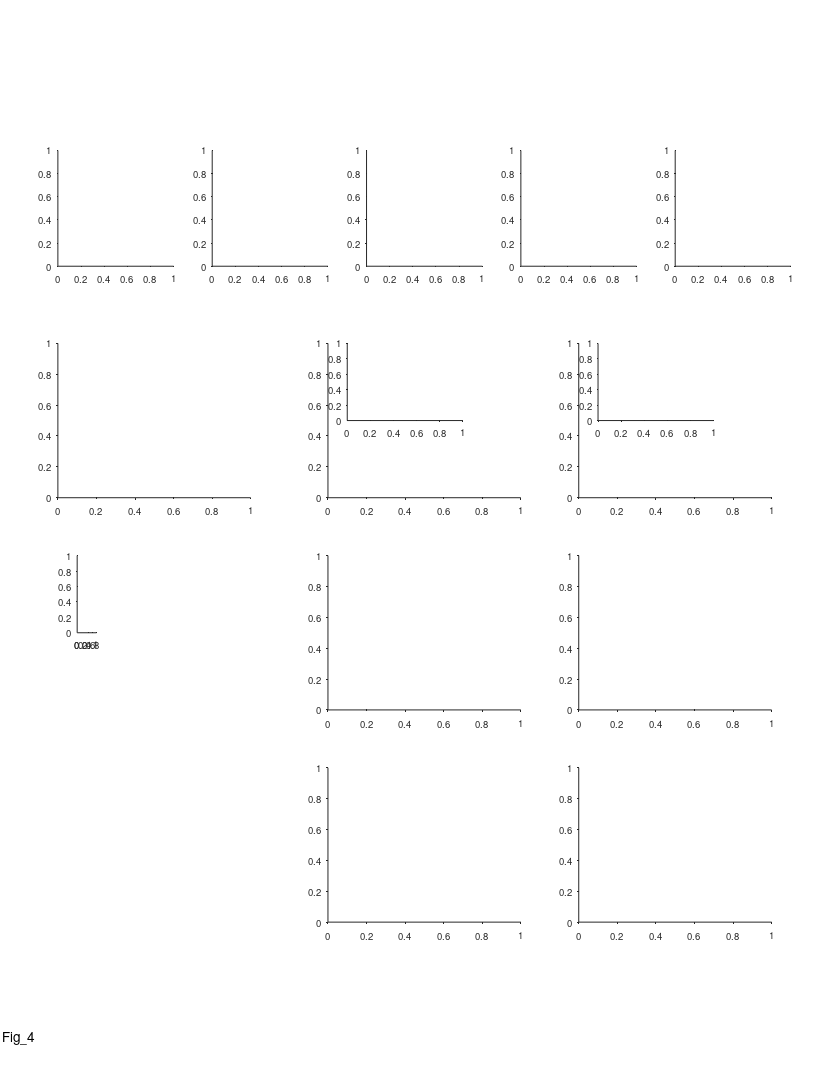

Write the MATLAB code that produced this figure. (Note: this script raises an error after producing the figure.)
%% Large Scale - Fig. 4 - Theoretical analysis

%%
clear 
clc

%% define output files
res_dir = 'L:\paper_figures';
mkdir(res_dir)
fig_name_str = 'Fig_4';
fig_caption_str = 'Theoretical analysis';
log_name_str = [fig_name_str '_log_file' '.txt'];
log_name_str = strrep(log_name_str , ':', '-');
log_name_str = strrep(log_name_str , ' ', '_');
log_name_out = fullfile(res_dir, log_name_str);

%% open log file
diary off
diary(log_name_out)
diary on
disp('Log file');
disp(['created: ', datestr(clock)]);
disp('======================================================');
disp([fig_name_str ':' fig_caption_str]);
disp('======================================================');
disp('');

%% create figure
% =========================================================================
% figure_size_cm = [21.0 29.7]; % ~A4
figure_size_cm = [21.6 27.9]; % ~US letter
figure ;
% Some WYSIWYG options:
set(gcf,'DefaultAxesFontSize',7);
set(gcf,'DefaultAxesFontName','helvetica');
set(gcf,'DefaultAxesUnits','centimeters');
set(gcf,'PaperType','usletter')
% set(gcf,'PaperType','<custom>');
set(gcf,'PaperUnits','centimeters','PaperPosition',[0 0 figure_size_cm]);
set(gcf,'PaperOrientation','portrait');
set(gcf,'Units','centimeters','Position',get(gcf,'paperPosition')+[0 0 0 0]); % position on screen...
set(gcf, 'Renderer', 'painters');
set(groot, 'defaultAxesTickDir', 'out');
set(groot,  'defaultAxesTickDirMode', 'manual');
annotation('textbox', [0.5 1 0 0], 'String',fig_name_str, 'HorizontalAlignment','center','Interpreter','none', 'FitBoxToText','on');
pause(0.2); % workaround to solve matlab automatically changing the axes positions...

% create panels
panel_A_size = [3 3];
panel_A(1) = axes('position', [ 1.5 21 panel_A_size]);
panel_A(2) = axes('position', [ 5.5 21 panel_A_size]);
panel_A(3) = axes('position', [ 9.5 21 panel_A_size]);
panel_A(4) = axes('position', [13.5 21 panel_A_size]);
panel_A(5) = axes('position', [17.5 21 panel_A_size]);
panel_B    = axes('position', [ 1.5 15 5 4]);
panel_C(1,1) = axes('position', [ 8.5 15 5 4]);
panel_C(1,2) = axes('position', [ 9   17 3 2]);
panel_C(2,1) = axes('position', [15   15 5 4]);
panel_C(2,2) = axes('position', [15.5   17 3 2]);
panel_D(1)   = axes('position', [ 8.5 9.5 5 4]);
panel_D(2)   = axes('position', [15   9.5 5 4]);
panel_E(1)   = axes('position', [ 8.5 4   5 4]);
panel_E(2)   = axes('position', [15   4   5 4]);
panel_legend = axes('position', [2 11.5 0.5 2]);

%% arrange data
dt = 0.5 ;
paper_fig_4_arrange_data;
rng(0);
exampleL = 200*100; % 200*cm
[f] = MultiscalePlace_GenerateTuning_AllModels(exampleL);
pos = 1:ds:exampleL;
pos = pos / 100; % back to meter

%% legend panel
axes(panel_legend);
cla
hold on
plot([0 1], 5*[1 1], 'Color',clr(1,:),'LineWidth',2) ; hold on ; 
plot([0 1], 4*[1 1], 'Color',clr(2,:),'LineWidth',2) ; hold on ; 
plot([0 1], 3*[1 1], 'Color',clr(3,:),'LineWidth',2) ; hold on ; 
plot([0 1], 2*[1 1], 'Color',clr(6,:),'LineWidth',2) ; hold on ; 
plot([0 1], 1*[1 1], 'Color',clr(7,:),'LineWidth',2) ; hold on ; 
text(1.2,5,'1: Single small fields', 'FontSize', 10);
text(1.2,4,'2: Single large fields', 'FontSize', 10);
text(1.2,3,'3: multiple small fields', 'FontSize', 10);
text(1.2,2,'4: multi-scale (population)', 'FontSize', 10);
text(1.2,1,'5: multi-scale (single-cell)', 'FontSize', 10);
axis off
xlim([0 1])
ylim([1 5])

%% panel A - different encoding schemes
sdf=[];
sdf(1,:,:) = f.fA(:,1:10);
sdf(2,:,:) = f.fB(:,1:10);
sdf(3,:,:) = f.fC(:,1:10);
sdf(4,:,:) = f.fF(:,950:-100:50);
sdf(5,:,:) = f.fG(:,1:10);
for ii_scnr = 1:5
    axes(panel_A(ii_scnr));
    cla
    hold on
    imagesc(pos,1:10,squeeze(sdf(ii_scnr,:,:))');
    cmap = gray();
    cmap = flip(cmap);
    colormap(cmap)
    xlim([0 200])
    ylim([0.5 10.5])
    xlabel('Position (m)', 'Units','normalized','Position',[0.5 -0.15]);
    h = gca;
    h.YTick = [1 5 10];
    h.XRuler.TickLabelGapOffset = -1;
    h.XRuler.TickLength = [0.03 0.03];
    title("Scheme "+ii_scnr);
end
axes(panel_A(1));
text(-0.2,1.1, 'A', 'Units','normalized','FontWeight','bold');
ylabel('Example neuron #','Units','normalized','Position',[-0.1 0.5]);

%% panel B - minimum N required for error < 1 m
axes(panel_B);
cla
hold on
text(-0.2,1.1, 'B', 'Units','normalized','FontWeight','bold');

jerr = 1;
h(1) = plot(L/100,NerrMLA(:,jerr),'Color',clr(1,:),'LineWidth',2) ; hold on ; 
h(2) = plot(L/100,NerrMLB(:,jerr),'Color',clr(2,:),'LineWidth',2) ; hold on ; 
h(3) = plot(L/100,NerrMLC(:,jerr),'Color',clr(3,:),'LineWidth',2) ; hold on ; 
h(4) = plot(L/100,NerrMLH(:,jerr),'Color',clr(8,:),'LineWidth',2) ; hold on ; 
h(5) = plot(L/100,NerrMLD(:,jerr),'Color',clr(4,:),'LineWidth',2) ; hold on ; 
h(6) = plot(L/100,NerrMLF(:,jerr),'Color',clr(6,:),'LineWidth',2) ; hold on ; 
h(7) = plot(L/100,NerrMLE(:,jerr),'Color',clr(5,:),'LineWidth',2) ; hold on ;
h(8) = plot(L/100,NerrMLG(:,jerr),'Color',clr(7,:),'LineWidth',2) ; hold on ;
xlim([20 1000]) ;
ylim([10 250]) ;
xlabel('Environment size (m)', 'Units','normalized','Position',[0.5 -0.15]);
ylabel(['min N required for error < ' num2str(errs(jerr)) '(m)'], 'Units','normalized','Position',[ -0.15 0.5]);
h = gca;
h.XRuler.TickLabelGapOffset = -1;
h.XRuler.TickLength = [0.03 0.03];
h = gca;
% h.XScale = 'log';
% h.YScale = 'log';

%% panel C - mean decoding error
jN_options = find(ismember(N, [50 100]));
ylimits_options = [0 20; 0 10];
for ii_N = 1:length(jN_options)
    jN = jN_options(ii_N);
    
    axes(panel_C(ii_N,1));
    cla
    hold on
    plot(L/100,meMLA(jN,:)*ds/100,'Color',clr(1,:),'LineWidth',2) ; hold on ; 
    plot(L/100,meMLB(jN,:)*ds/100,'Color',clr(2,:),'LineWidth',2) ; hold on ; 
    plot(L/100,meMLC(jN,:)*ds/100,'Color',clr(3,:),'LineWidth',2) ; hold on ; 
    plot(L/100,meMLH(jN,:)*ds/100,'Color',clr(8,:),'LineWidth',2) ; hold on ; 
    plot(L/100,meMLD(jN,:)*ds/100,'Color',clr(4,:),'LineWidth',2) ; hold on ; 
    plot(L/100,meMLF(jN,:)*ds/100,'Color',clr(6,:),'LineWidth',2) ; hold on ; 
    plot(L/100,meMLE(jN,:)*ds/100,'Color',clr(5,:),'LineWidth',2) ; hold on ;
    plot(L/100,meMLG(jN,:)*ds/100,'Color',clr(7,:),'LineWidth',2) ; hold on ; 
    xlim([20 1000]) ;
    xlabel('Environment size (m)', 'Units','normalized','Position',[0.5 -0.11]);
    ylabel('Mean decoding error (m)', 'Units','normalized','Position',[ -0.15 0.5]);
    h = gca;
    h.XScale = 'log';
%     h.YScale = 'log';
    h.XRuler.TickLabelGapOffset = -1;
    h.XRuler.TickLength = [0.03 0.03];
    title(sprintf('N = %d neurons',N(jN)))
    if ii_N == 1
        text(-0.2,1.1, 'C', 'Units','normalized','FontWeight','bold');
    end

    axes(panel_C(ii_N,2));
    cla
    hold on
    plot(L/100,meMLA(jN,:)*ds/100,'Color',clr(1,:),'LineWidth',2) ; hold on ; 
    plot(L/100,meMLB(jN,:)*ds/100,'Color',clr(2,:),'LineWidth',2) ; hold on ; 
    plot(L/100,meMLC(jN,:)*ds/100,'Color',clr(3,:),'LineWidth',2) ; hold on ; 
    plot(L/100,meMLH(jN,:)*ds/100,'Color',clr(8,:),'LineWidth',2) ; hold on ; 
    plot(L/100,meMLD(jN,:)*ds/100,'Color',clr(4,:),'LineWidth',2) ; hold on ; 
    plot(L/100,meMLF(jN,:)*ds/100,'Color',clr(6,:),'LineWidth',2) ; hold on ; 
    plot(L/100,meMLE(jN,:)*ds/100,'Color',clr(5,:),'LineWidth',2) ; hold on ;
    plot(L/100,meMLG(jN,:)*ds/100,'Color',clr(7,:),'LineWidth',2) ; hold on ; 
    xlim([20 1000]) ;
    ylim(ylimits_options(ii_N,:))
    h = gca;
    h.XScale = 'log';
%     h.YScale = 'log';
    h.XRuler.TickLabelGapOffset = -1;
    h.XRuler.TickLength = [0.03 0.03];
end

%% panel D - 99th prc error
jprc = find(ismember(prc, [99]));
jN_options = find(ismember(N, [50 100]));
ylimits_options = [0 20; 0 10];
for ii_N = 1:length(jN_options)
    jN = jN_options(ii_N);
    
    axes(panel_D(ii_N));
    cla
    hold on
    plot(L/100,peMLA(jN,:,jprc)*ds/100,'Color',clr(1,:),'LineWidth',2) ; hold on ; 
    plot(L/100,peMLB(jN,:,jprc)*ds/100,'Color',clr(2,:),'LineWidth',2) ; hold on ; 
    plot(L/100,peMLC(jN,:,jprc)*ds/100,'Color',clr(3,:),'LineWidth',2) ; hold on ; 
    plot(L/100,peMLH(jN,:,jprc)*ds/100,'Color',clr(8,:),'LineWidth',2) ; hold on ; 
    plot(L/100,peMLD(jN,:,jprc)*ds/100,'Color',clr(4,:),'LineWidth',2) ; hold on ; 
    plot(L/100,peMLF(jN,:,jprc)*ds/100,'Color',clr(6,:),'LineWidth',2) ; hold on ; 
    plot(L/100,peMLE(jN,:,jprc)*ds/100,'Color',clr(5,:),'LineWidth',2) ; hold on ; 
    plot(L/100,peMLG(jN,:,jprc)*ds/100,'Color',clr(7,:),'LineWidth',2) ; hold on ; 
%     ylim([0.1 2000]) ;
    xlim([20 1000]) ;
    xlabel('Environment size (m)', 'Units','normalized','Position',[0.5 -0.15]);
    ylabel([num2str(prc(jprc)) '% decoder error (m)'], 'Units','normalized','Position',[ -0.15 0.5]);
    title(sprintf('N = %d neurons',N(jN)))
    h = gca;
    h.XScale = 'log';
%     h.YScale = 'log';
    h.XRuler.TickLabelGapOffset = -1;
    h.XRuler.TickLength = [0.03 0.03];
    if ii_N == 1
        text(-0.2,1.1, 'D', 'Units','normalized','FontWeight','bold');
    end
end

%% panel E - 99th prc error
jprc = find(ismember(prc, [99]));
jN_options = find(ismember(N, [50 100]));
ylimits_options = [2e-4 1; 2e-7 1];
for ii_N = 1:length(jN_options)
    jN = jN_options(ii_N);
    
    axes(panel_E(ii_N));
    cla
    hold on

    plot(L/100,pleMLA(jN,:)+(2e6)^(-1),'Color',clr(1,:),'LineWidth',2) ; hold on ; 
    plot(L/100,pleMLB(jN,:)+(2e6)^(-1),'Color',clr(2,:),'LineWidth',2) ; hold on ; 
    plot(L/100,pleMLC(jN,:)+(2e6)^(-1),'Color',clr(3,:),'LineWidth',2) ; hold on ; 
    plot(L/100,pleMLH(jN,:)+(2e6)^(-1),'Color',clr(8,:),'LineWidth',2) ; hold on ; 
    plot(L/100,pleMLD(jN,:)+(2e6)^(-1),'Color',clr(4,:),'LineWidth',2) ; hold on ; 
    plot(L/100,pleMLF(jN,:)+(2e6)^(-1),'Color',clr(6,:),'LineWidth',2) ; hold on ; 
    plot(L/100,pleMLE(jN,:)+(2e6)^(-1),'Color',clr(5,:),'LineWidth',2) ; hold on ; 
    plot(L/100,pleMLG(jN,:)+(2e6)^(-1),'Color',clr(7,:),'LineWidth',2) ; hold on ; 
    xlim([20 1000]) ;
    ylim(ylimits_options(ii_N,:))
    xlabel('Environment size (m)', 'Units','normalized','Position',[0.5 -0.15]);
    ylabel('P(err>5% of environment size)', 'Units','normalized','Position',[ -0.15 0.5]);
    title(sprintf('N = %d neurons',N(jN)))
    h = gca;
    h.XScale = 'log';
    h.YScale = 'log';
    h.XRuler.TickLabelGapOffset = -1;
    h.XRuler.TickLength = [0.03 0.03];
    if ii_N == 1
        text(-0.2,1.1, 'E', 'Units','normalized','FontWeight','bold');
    end
end


%% print/save the figure
fig_name_out = fullfile(res_dir, fig_name_str);
print(gcf, fig_name_out, '-dpdf', '-cmyk', '-painters');
% print(gcf, fig_name_out, '-dtiff', '-cmyk', '-painters');
% saveas(gcf , fig_name_out, 'fig');
disp('figure was successfully saved to pdf/tiff/fig formats');

